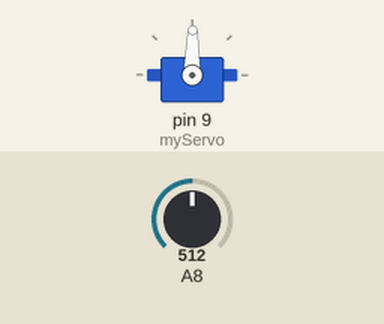
Bench run of a sketch on a simulated Arduino Mega 2560, built with avr-gcc and run on an emulated ATmega2560. On the bench: servo. Inputs (shaded band) come from the test bench; at power-on: A8 = 512. What the sketch prints to the serial monitor is not drawn.

Above: at 1.2 s.
1.3 s: A8 set to 564
At 1.7 s:
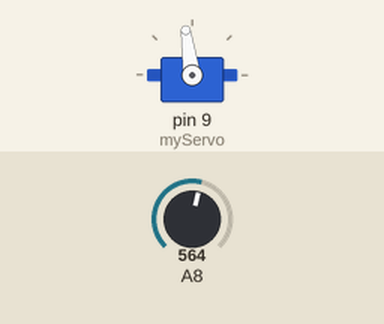
3.3 s: A8 set to 581
At 4.3 s:
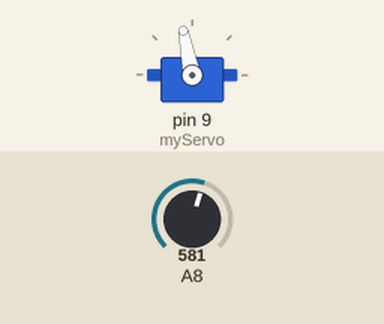
4.8 s: A8 set to 306
At 5.3 s:
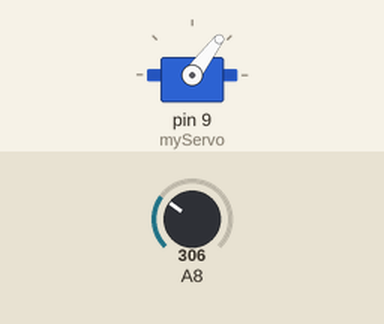
6.3 s: A8 set to 108
At 7.5 s:
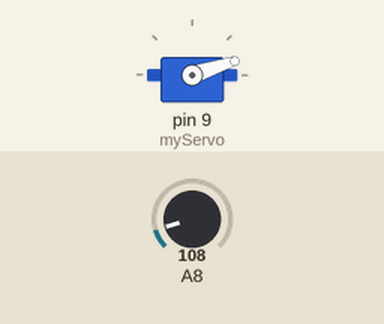
7.8 s: A8 set to 92
At 8.9 s:
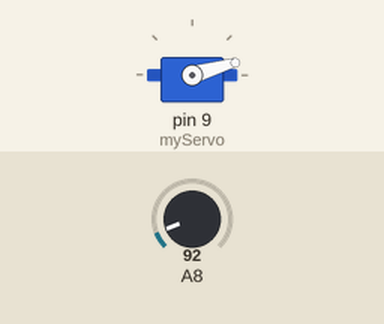
9.6 s: A8 set to 716
At 10.2 s:
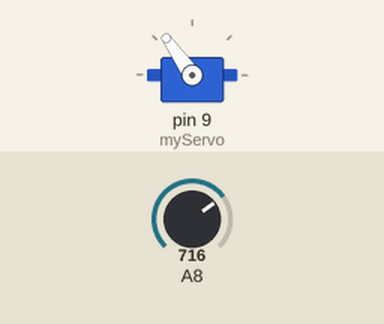
Timing chart, 0 to 12.1 s (numbered marks = the images above; inputs shaded):
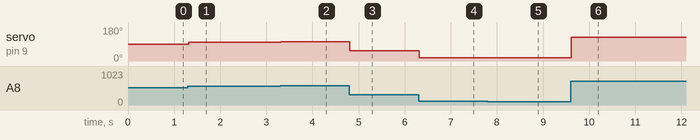

The sketch:

Servo.ino
```cpp
#include <Servo.h>

Servo myServo;

int const potPin = 40;
int potVal;
int angle;

void setup() {
  // put your setup code here, to run once:
 myServo.attach(9);

Serial.begin(9600);

}

void loop() {
  // put your main code here, to run repeatedly:
potVal = analogRead(potPin);
Serial.print("potVal:");
Serial.print(potVal);

angle = map(potVal,0,1023,0,179);
Serial.print(",angle:");
Serial.print(angle);

myServo.write(angle);
delay(15);
}
```

Measured:
- after the input at 1.3 s, servo on pin 9 (myServo): 89° → 98° at once
- after the input at 3.3 s, servo on pin 9 (myServo): 98° → 101° at once
- after the input at 4.8 s, servo on pin 9 (myServo): 101° → 53° at once
- after the input at 6.3 s, servo on pin 9 (myServo): 53° → 18° at once
- after the input at 7.8 s, servo on pin 9 (myServo): 18° → 16° at once
- after the input at 9.6 s, servo on pin 9 (myServo): 16° → 125° at once
